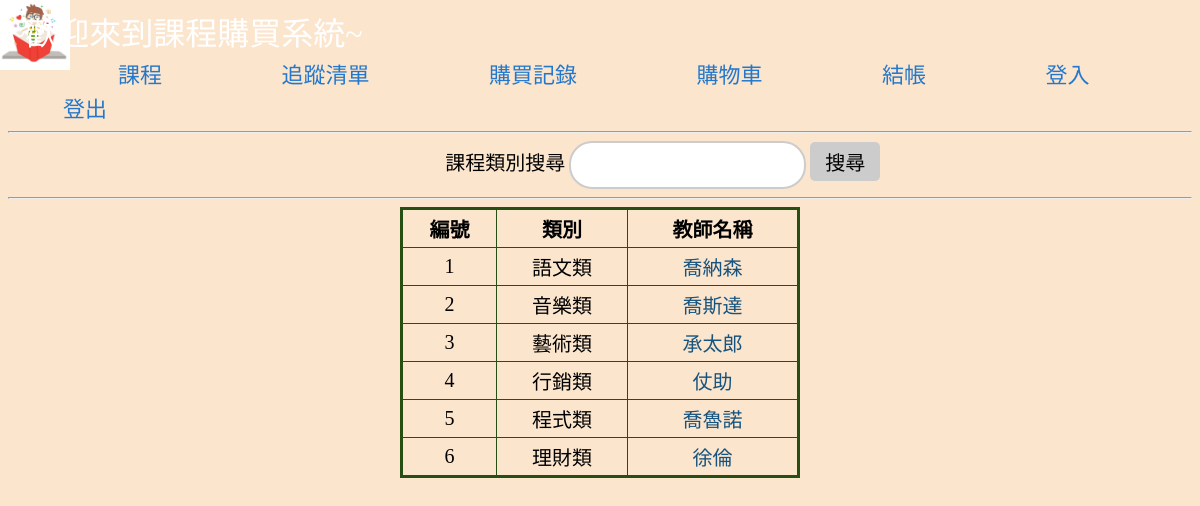
/class/class.php, run on the app's committed database.
### tables this page shows
create table teacher(
    id int auto_increment primary key, 
	class varchar(200) not null, 
	teacher varchar(200) not null

);

### class/class.php (the view)
<?php require '../header.php'; ?>
<?php require 'menu.php'; ?>
<form action="product.php" method="post">
<div id="search">
	<p>課程類別搜尋</p>
	<input type="text" name="keyword">
	<input type="submit" value="搜尋">
</div>
</form>
<hr>
<?php
echo '<table border="2" cellpadding="4" cellspacing="1" style="border: 3px solid #274e13;
border-collapse: collapse; width:400px;">';
echo '<th>編號</th><th>類別</th><th>教師名稱</th>';
$pdo=new PDO('mysql:host=localhost;dbname=class;charset=utf8', 'staff', '123');
if (isset($_REQUEST['keyword'])) {
	$sql=$pdo->prepare('select * from teacher where class like ?');
	$sql->execute(['%'.$_REQUEST['keyword'].'%']);
} else {
	$sql=$pdo->prepare('select * from teacher');
	$sql->execute([]);
}
foreach ($sql->fetchAll() as $row) {
	$id=$row['id'];
	$teacher=$row['teacher'];
	echo '<tr>';
	echo '<td>', $id, '</td>';
	echo '<td>', $row['class'], '</td>';
	echo '<td>';
	echo '<a href="detail.php?teacher=', $teacher, '">', $row['teacher'], '</a>';
	echo '</td>';
	echo '</tr>';
}
echo '</table>';
?>
<?php require '../footer.php'; ?>

### header.php (shortened to what this page needs)
<!DOCTYPE html>
<html>
<head>
<link rel="stylesheet" href="../style.css">
<link rel="stylesheet" href="style.css">
</head>
<body>

### class/menu.php
<font font size="6" face=微軟正黑體 color="white"> <marquee direction="right" height="40" scrollamount="10" behavior="alternate" onMouseOver="this.stop()" onMouseOut="this.start()" BGCOLOR="#81b5e9" align="top">~歡迎來到課程購買系統~</marquee></font>
<a href="class.php" style="color:#2478cc ; text-decoration:none;font-size:22px;">&nbsp&nbsp&nbsp&nbsp&nbsp&nbsp&nbsp&nbsp&nbsp&nbsp&nbsp&nbsp&nbsp&nbsp&nbsp&nbsp&nbsp&nbsp&nbsp&nbsp課程&nbsp&nbsp&nbsp&nbsp&nbsp&nbsp&nbsp&nbsp&nbsp&nbsp&nbsp</a>
<a href="favorite-show.php" style="color:#2478cc ; text-decoration:none;font-size:22px;">&nbsp&nbsp&nbsp&nbsp&nbsp&nbsp&nbsp&nbsp&nbsp&nbsp追蹤清單&nbsp&nbsp&nbsp&nbsp&nbsp&nbsp&nbsp&nbsp&nbsp&nbsp&nbsp</a>
<a href="history.php" style="color:#2478cc ; text-decoration:none;font-size:22px;">&nbsp&nbsp&nbsp&nbsp&nbsp&nbsp&nbsp&nbsp&nbsp&nbsp購買記錄&nbsp&nbsp&nbsp&nbsp&nbsp&nbsp&nbsp&nbsp&nbsp&nbsp&nbsp</a>
<a href="cart-show.php" style="color:#2478cc ; text-decoration:none;font-size:22px;">&nbsp&nbsp&nbsp&nbsp&nbsp&nbsp&nbsp&nbsp&nbsp&nbsp購物車&nbsp&nbsp&nbsp&nbsp&nbsp&nbsp&nbsp&nbsp&nbsp&nbsp&nbsp</a>
<a href="purchase-input.php" style="color:#2478cc ; text-decoration:none;font-size:22px;">&nbsp&nbsp&nbsp&nbsp&nbsp&nbsp&nbsp&nbsp&nbsp&nbsp結帳&nbsp&nbsp&nbsp&nbsp&nbsp&nbsp&nbsp&nbsp&nbsp&nbsp&nbsp</a>
<a href="login-input.php" style="color:#2478cc ; text-decoration:none;font-size:22px;">&nbsp&nbsp&nbsp&nbsp&nbsp&nbsp&nbsp&nbsp&nbsp&nbsp登入&nbsp&nbsp&nbsp&nbsp&nbsp&nbsp&nbsp&nbsp&nbsp&nbsp&nbsp</a>
<a href="logout-input.php" style="color:#2478cc ; text-decoration:none;font-size:22px;">&nbsp&nbsp&nbsp&nbsp&nbsp&nbsp&nbsp&nbsp&nbsp&nbsp登出</a>
<hr>

### footer.php
</body>
</html>

### style.css (style rules this page uses)
body { background-color: #fce5cd; background-image: url(read.jpg); background-size: 70px 70px; background-repeat: no-repeat; background-position: top left; background-attachment: fixed; }
a { color: #16537e; text-decoration: none; }
input[type="text"], input[type="password"] { padding: 13px; font-size: 16px; text-align: left; border-width: 6px; border-radius: 23px; border-style: outset; border: 2px solid #4a5860; border-color: #cccccc; }
table { margin-left:auto; margin-right:auto; text-align: center; }
th { font-size: 20px; }
td { font-size: 20px; }
#search p { display:inline; font-size: 20px; }
#search { padding-left: 35px; }
input[type="submit"] { padding:5px 15px; background:#ccc; border:0 ; border-radius: 5px; font-size: 20px; cursor:pointer; }
p { font-size: 20px; padding-left: 35%; padding-top: 1%; }

### data on the page
teacher: id "1", class "語文類", teacher "喬納森"
teacher: id "2", class "音樂類", teacher "喬斯達"
teacher: id "3", class "藝術類", teacher "承太郎"
teacher: id "4", class "行銷類", teacher "仗助"
teacher: id "5", class "程式類", teacher "喬魯諾"
teacher: id "6", class "理財類", teacher "徐倫"
